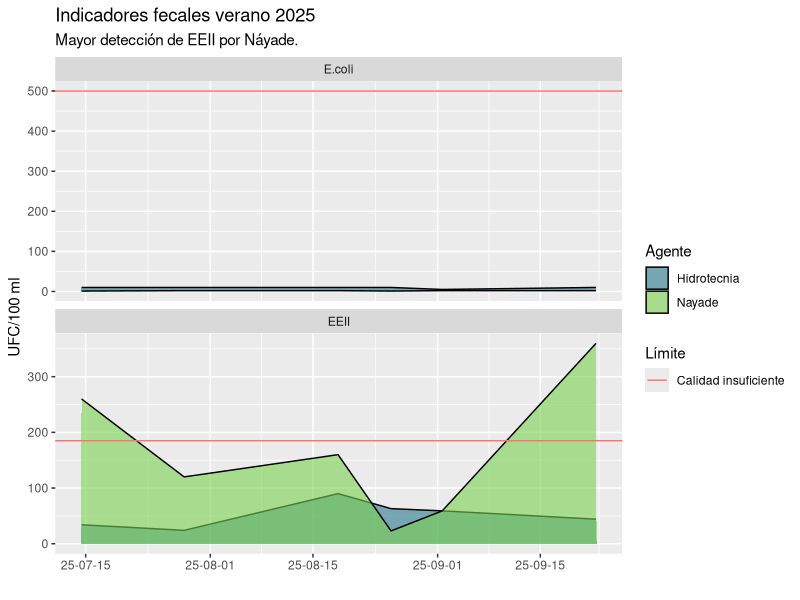
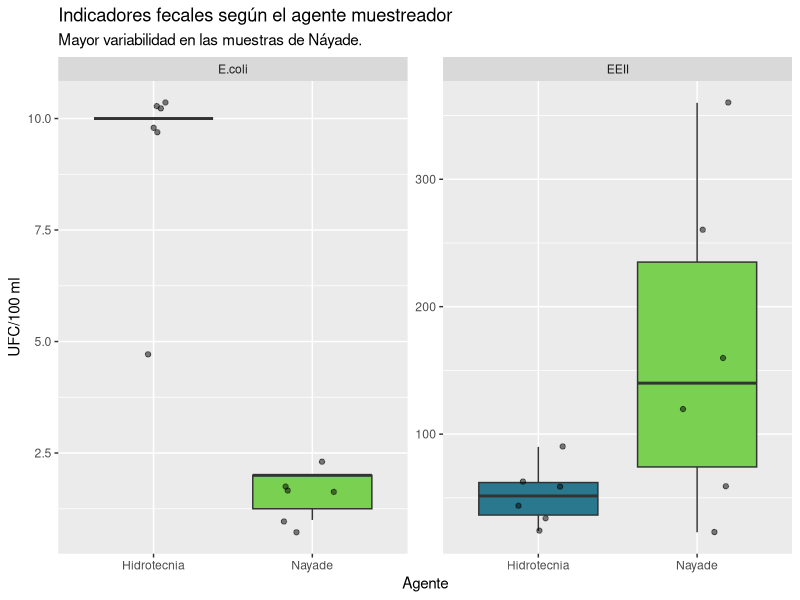
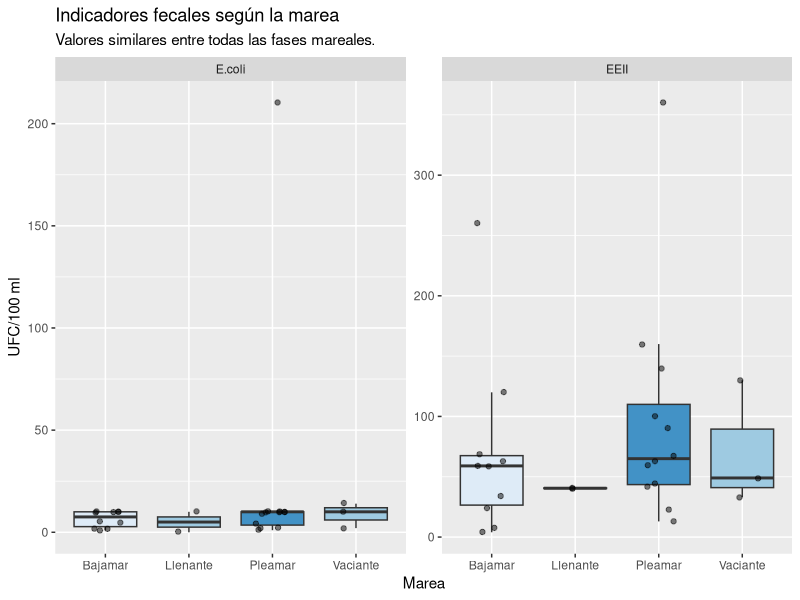

These charts were generated, in order, by the following R code:
## ---- chunk 1
#| label: tidy
#| message: false

library(tidyverse)

# Lee la hoja de cálculo y elimina celdas sin información
datos <- readxl::read_xlsx(
  "data/Muestreo Confital 2025_ Datos fecales Hidrotecnia Sanidad ULPGC.xlsx",
  col_names = c("Fecha", "T", "Marea", "Hora",
                "E.coli.Hidrotecnia", "E.coli.Nayade",
                "EEII.Hidrotecnia", "EEII.Nayade",
                "skip", "skip", "Muestra.ULPGC"),
  col_types = c("guess", "guess", "text", "guess",
                "guess", "guess",
                "guess", "guess",
                "skip", "skip", "text"),
  range = "A3:K23")
## ---- chunk 2
#| label: transform

# ---- Datos en categorías del valor UFC ----

# Fusiona las columnas de fecha y hora en un único instante de tiempo
datos_ufc <- datos |> mutate(
  Fecha = if_else(
    is.na(Hora), Fecha, Fecha + hour(Hora)*60*60 + minute(Hora)*60),
  .keep="unused"
)

# Aproxima los valores "<10" a 10.
datos_ufc <- datos_ufc |> mutate(
  E.coli.Hidrotecnia = parse_number(E.coli.Hidrotecnia)
)

# Junta las columnas con valores UFC en una única variable.
datos_ufc <- datos_ufc |> pivot_longer(
  starts_with("E"), names_to = c("Parametro"), values_to = "UFC"
)

# Especifica las categorías (Indicador y laboratorio) para cada valor UFC.
datos_ufc <- datos_ufc |> separate_wider_regex(
  Parametro,
  c(Indicador = "EEII|E\\.coli", "\\.", Agente = "Hidrotecnia|Nayade")
)

# ---- Datos emparejados por muestras de agua ----

# Ensancha los valores en valores de agente
datos_agentes <- datos_ufc |> pivot_wider(
  names_from = Agente,
  values_from = UFC
)

# Elimina los valores desemparejados
datos_agentes <- datos_agentes |> filter(!is.na(Hidrotecnia), !is.na(Nayade))

# Transforma a un valor por fila
datos_agentes_ufc <- datos_agentes |> pivot_longer(
  c("Hidrotecnia", "Nayade"), names_to = "Agente", values_to = "UFC"
)

# ---- Límites de calidad de agua insuficiente ----

# Crea una tibble con los indicadores y su valor límite de insuficiencia.
limites <- tibble(
  Indicador = c("E.coli", "EEII"), Insuficiente = c(500, 185)
)
## ---- chunk 3
#| label: visualize

# Semilla para reproducibilidad de los jitter
set.seed(431)

# Vista general verano 2025
fig_vista_general <- datos_agentes_ufc |> ggplot(aes(
  Fecha, UFC, fill = Agente)) +
  geom_area(color = "black", position = position_dodge(width = 0), alpha = .6) +
  geom_hline(
    data = limites,
    mapping = aes(yintercept = Insuficiente, color = "Calidad insuficiente")
  ) +
  facet_wrap(~Indicador, nrow = 2, scale = "free_y") +
  scale_x_datetime(date_labels = "%y-%m-%d") +
  scale_fill_manual(values = c("#2A788E", "#7AD151")) +
  labs(
    title = "Indicadores fecales verano 2025",
    subtitle = "Mayor detección de EEII por Náyade.",
    color = "Límite",
    x = "",
    y = "UFC/100 ml"
  )

# Indicadores fecales según el agente
fig_agente <- datos_agentes_ufc |> ggplot(aes(Agente, UFC)) +
  geom_boxplot(aes(fill = Agente), show.legend = F, outliers = F) +
  geom_jitter(alpha = .5, width = .2) +
  facet_wrap(~Indicador, scale = "free_y") +
  scale_fill_manual(values = c("#2A788E", "#7AD151")) +
  labs(
    title = "Indicadores fecales según el agente muestreador",
    subtitle = "Mayor variabilidad en las muestras de Náyade.",
    y = "UFC/100 ml"
  )

# Indicadores fecales según la marea
fig_mareas <- datos_ufc |> filter(!is.na(UFC)) |> 
  ggplot(aes(Marea, UFC)) +
  geom_boxplot(aes(fill = Marea), show.legend = F, outliers = F) +
  geom_jitter(alpha = .5, width = .2) +
  facet_wrap(~Indicador, scale = "free_y") +
  scale_fill_manual(values = c("#DEEBF7", "#9ECAE1", "#4292C6", "#9ECAE1")) +
  labs(
    title = "Indicadores fecales según la marea",
    subtitle = "Valores similares entre todas las fases mareales.",
    y = "UFC/100 ml"
  )
## ---- chunk 4
#| label: test

# Hay diferencias significativas de EEII según la fase de la marea?
aov_eeii_marea <- aov(
  UFC ~ Marea,
  data = datos_ufc |> filter(Indicador == "EEII", !is.na(UFC))
)

# Hay diferencias significativas de E.coli según la fase de la marea?
aov_ecoli_marea <- aov(
  UFC ~ Marea,
  data = datos_ufc |> filter(Indicador == "E.coli", !is.na(UFC))
)

# Hay diferencias significativas de enterococos según el agente de muestreo?
ttest_eeii_agente <- t.test(
  datos_agentes[datos_agentes$Indicador == "EEII",]$Nayade,
  datos_agentes[datos_agentes$Indicador == "EEII",]$Hidrotecnia,
  paired = TRUE
)

# Hay diferencias significativas de E.coli según el agente de muestreo?
ttest_ecoli_agente <- t.test(
  datos_agentes[datos_agentes$Indicador == "E.coli",]$Nayade,
  datos_agentes[datos_agentes$Indicador == "E.coli",]$Hidrotecnia,
  paired = TRUE
)
## ---- chunk 5
fig_vista_general
## ---- chunk 6
fig_agente
## ---- chunk 7
ttest_ecoli_agente
## ---- chunk 8
ttest_eeii_agente
## ---- chunk 9
fig_mareas
## ---- chunk 10
aov_ecoli_marea
summary(aov_ecoli_marea)
## ---- chunk 11
aov_eeii_marea
summary(aov_eeii_marea)
